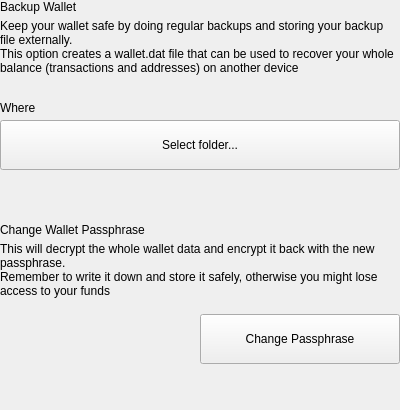
<?xml version="1.0" encoding="UTF-8"?>
<ui version="4.0">
 <class>SettingsBackupWallet</class>
 <widget class="QWidget" name="SettingsBackupWallet">
  <property name="geometry">
   <rect>
    <x>0</x>
    <y>0</y>
    <width>400</width>
    <height>410</height>
   </rect>
  </property>
  <property name="windowTitle">
   <string>Form</string>
  </property>
  <layout class="QVBoxLayout" name="verticalLayout">
   <property name="spacing">
    <number>0</number>
   </property>
   <property name="leftMargin">
    <number>0</number>
   </property>
   <property name="topMargin">
    <number>0</number>
   </property>
   <property name="rightMargin">
    <number>0</number>
   </property>
   <property name="bottomMargin">
    <number>0</number>
   </property>
   <item>
    <widget class="QWidget" name="left" native="true">
     <layout class="QVBoxLayout" name="verticalLayout_2">
      <property name="leftMargin">
       <number>0</number>
      </property>
      <property name="topMargin">
       <number>0</number>
      </property>
      <property name="rightMargin">
       <number>0</number>
      </property>
      <property name="bottomMargin">
       <number>0</number>
      </property>
      <item>
       <layout class="QVBoxLayout" name="verticalLayoutTitle">
        <property name="spacing">
         <number>5</number>
        </property>
        <item>
         <widget class="QLabel" name="labelTitle">
          <property name="text">
           <string>Backup Wallet</string>
          </property>
         </widget>
        </item>
        <item>
         <widget class="QLabel" name="labelSubtitle1">
          <property name="text">
           <string>Keep your wallet safe by doing regular backups and storing your backup file externally.
This option creates a wallet.dat file that can be used to recover your whole balance (transactions and addresses) on another device</string>
          </property>
          <property name="wordWrap">
           <bool>true</bool>
          </property>
         </widget>
        </item>
       </layout>
      </item>
      <item>
       <spacer name="verticalSpacer_5">
        <property name="orientation">
         <enum>Qt::Vertical</enum>
        </property>
        <property name="sizeHint" stdset="0">
         <size>
          <width>20</width>
          <height>20</height>
         </size>
        </property>
       </spacer>
      </item>
      <item>
       <layout class="QVBoxLayout" name="verticalLayout_9">
        <property name="spacing">
         <number>5</number>
        </property>
        <item>
         <widget class="QLabel" name="labelSubtitleLocation">
          <property name="text">
           <string>Where</string>
          </property>
         </widget>
        </item>
        <item>
         <widget class="QPushButton" name="pushButtonDocuments">
          <property name="minimumSize">
           <size>
            <width>0</width>
            <height>50</height>
           </size>
          </property>
          <property name="maximumSize">
           <size>
            <width>16777215</width>
            <height>50</height>
           </size>
          </property>
          <property name="focusPolicy">
           <enum>Qt::NoFocus</enum>
          </property>
          <property name="text">
           <string>Select folder...</string>
          </property>
         </widget>
        </item>
       </layout>
      </item>
      <item>
       <spacer name="verticalSpacer_2">
        <property name="orientation">
         <enum>Qt::Vertical</enum>
        </property>
        <property name="sizeHint" stdset="0">
         <size>
          <width>20</width>
          <height>40</height>
         </size>
        </property>
       </spacer>
      </item>
      <item>
       <widget class="QLabel" name="labelDivider">
        <property name="minimumSize">
         <size>
          <width>0</width>
          <height>1</height>
         </size>
        </property>
        <property name="maximumSize">
         <size>
          <width>16777215</width>
          <height>1</height>
         </size>
        </property>
        <property name="text">
         <string/>
        </property>
       </widget>
      </item>
      <item>
       <layout class="QVBoxLayout" name="verticalLayoutTitle_2">
        <property name="spacing">
         <number>5</number>
        </property>
        <item>
         <widget class="QLabel" name="labelTitle_2">
          <property name="text">
           <string>Change Wallet Passphrase</string>
          </property>
         </widget>
        </item>
        <item>
         <widget class="QLabel" name="labelSubtitle_2">
          <property name="text">
           <string>This will decrypt the whole wallet data and encrypt it back with the new passphrase.
Remember to write it down and store it safely, otherwise you might lose access to your funds</string>
          </property>
          <property name="wordWrap">
           <bool>true</bool>
          </property>
         </widget>
        </item>
       </layout>
      </item>
      <item>
       <spacer name="verticalSpacer_6">
        <property name="orientation">
         <enum>Qt::Vertical</enum>
        </property>
        <property name="sizeHint" stdset="0">
         <size>
          <width>20</width>
          <height>10</height>
         </size>
        </property>
       </spacer>
      </item>
      <item>
       <layout class="QHBoxLayout" name="horizontalLayout_8">
        <item>
         <spacer name="horizontalSpacer_6">
          <property name="orientation">
           <enum>Qt::Horizontal</enum>
          </property>
          <property name="sizeType">
           <enum>QSizePolicy::Expanding</enum>
          </property>
          <property name="sizeHint" stdset="0">
           <size>
            <width>30</width>
            <height>20</height>
           </size>
          </property>
         </spacer>
        </item>
        <item>
         <widget class="QPushButton" name="pushButtonSave_2">
          <property name="minimumSize">
           <size>
            <width>200</width>
            <height>50</height>
           </size>
          </property>
          <property name="maximumSize">
           <size>
            <width>300</width>
            <height>50</height>
           </size>
          </property>
          <property name="focusPolicy">
           <enum>Qt::NoFocus</enum>
          </property>
          <property name="text">
           <string>Change Passphrase</string>
          </property>
         </widget>
        </item>
       </layout>
      </item>
     </layout>
    </widget>
   </item>
   <item>
    <spacer name="verticalSpacer">
     <property name="orientation">
      <enum>Qt::Vertical</enum>
     </property>
     <property name="sizeHint" stdset="0">
      <size>
       <width>20</width>
       <height>40</height>
      </size>
     </property>
    </spacer>
   </item>
  </layout>
 </widget>
 <resources/>
 <connections/>
</ui>
